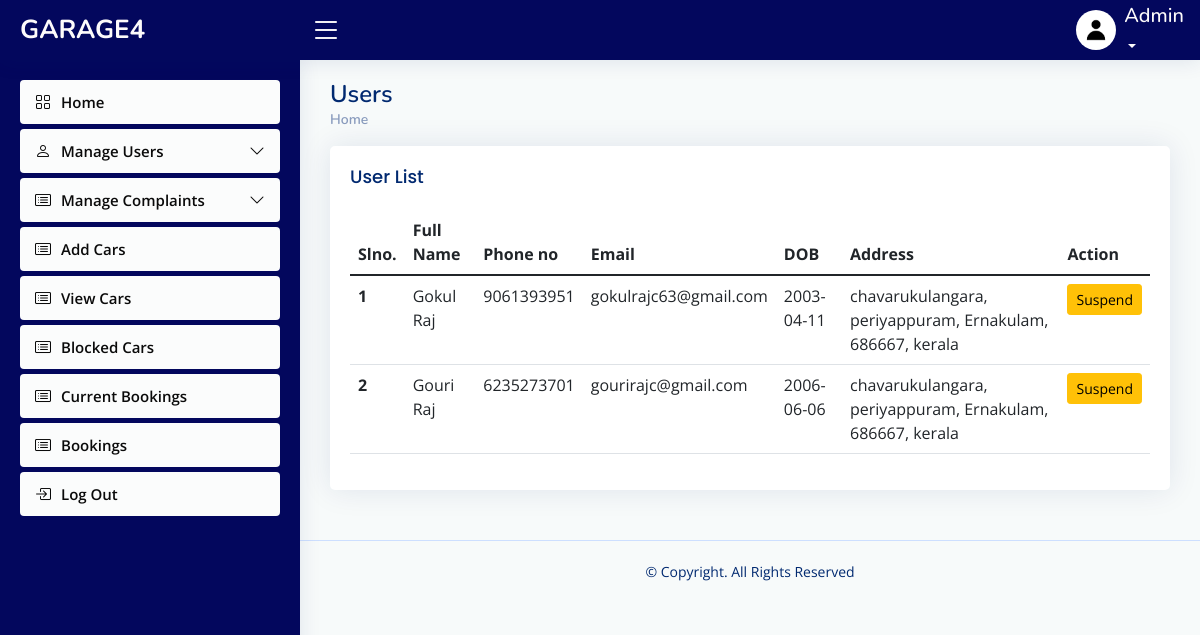
Page /admin/activeuser.php on the committed database.
### tables this page shows
CREATE TABLE `registration` (
  `image` varchar(50) NOT NULL DEFAULT 'default.jpg',
  `first_name` varchar(30) NOT NULL,
  `last_name` varchar(30) NOT NULL,
  `contact` varchar(20) NOT NULL,
  `email_id` varchar(40) NOT NULL,
  `date_of_birth` date NOT NULL,
  `house_name` varchar(30) NOT NULL,
  `street_name` varchar(30) NOT NULL,
  `district` varchar(20) NOT NULL,
  `pincode` varchar(6) NOT NULL,
  `state` varchar(30) NOT NULL,
  `date_of_join` date NOT NULL
);

### connect.php (called while the page is built, shortened)
<?php
$dbname="garage4";
$conn=mysqli_connect("localhost","root","",$dbname);
function select_data($sql)
{
  global $conn;
  $res = mysqli_query($conn, $sql);
  if ($res)
    return $res;
  else
    return False;
}
?>

### admin/activeuser.php (the view, shortened to what this page needs)
<?php
include("header.php");
?>
<main id="main" class="main">
  <div class="pagetitle">
    <h1>Users</h1>
    <nav>
      <ol class="breadcrumb">
        <li class="breadcrumb-item"><a href="activeuser.php">Home</a></li>
      </ol>
    </nav>
  </div>
  <section class="section dashboard">
    <div class="row">
      <section class="section">
        <div class="row">
          <div class="col-lg-12">
          <div class="card">
          <div class="card-body">
            <h5 class="card-title">
              User List
            </h5>
            <table class="table datatable">
              <thead>
                <tr>
                  <th scope="col">Slno.</th>
                  <th scope="col">Full Name</th>
                  <th scope="col">Phone no</th>
                  <th scope="col">Email</th>
                  <th scope="col">DOB</th>
                  <th scope="col">Address</th>
                 <th scope="col">Action</th>
                </tr>
              </thead>
              <tbody>
                <?php
                $sql = "SELECT * FROM `registration` WHERE email_id IN (SELECT email_id FROM `login` WHERE user_status = 1)";
                $data = select_data($sql);
                $n = 1;
                while ($row = mysqli_fetch_assoc($data)) {
                  ?>
                  <tr>
                    <th scope='row'>
                      <?php echo $n++; ?>
                    </th>
                    <td>
                      <?php echo $row['first_name'] . " " . $row['last_name'] ?>
                    </td>
                    <td>
                      <?php echo $row['contact'] ?>
                    </td>
                    <td>
                      <?php echo $row['email_id'] ?>
                    </td>
                    <td>
                      <?php echo $row['date_of_birth'] ?>
                    </td>
                    <td>
                      <?php echo $row['house_name'] ?>,
                      <?php echo $row['street_name'] ?>,
                      <?php echo $row['district'] ?>,
                      <?php echo $row['pincode'] ?>,
                      <?php echo $row['state'] ?>
                    </td>
                    <td>
                      <div class="btn-group">
                        <a href="php/verifyuser.php?email=<?php echo $row['email_id']; ?>&s=-1" class="btn btn-warning btn-sm">Suspend</a>
                      </div>
                    </td>
                  </tr>
                  <?php
                }
                ?>
              </tbody>
            </table>
          </div>
        </div>
    </div>
    </div>
  </section>
</main>
<?php
include 'footer.php';
?>

### admin/assets/css/styleeee.css (style rules this page uses)
:root { scroll-behavior: smooth; }
body { font-family: "Open Sans", sans-serif; background: #f7fafa; color: #444444; }
a { color: #4154f1; text-decoration: none; }
h1, h2, h3, h4, h5, h6 { font-family: "Nunito", sans-serif; }
#main { margin-top: 60px; padding: 20px 30px; transition: all 0.3s; }
.pagetitle { margin-bottom: 10px; }
.pagetitle h1 { font-size: 24px; margin-bottom: 0; font-weight: 600; color: #012970; }
.card { margin-bottom: 30px; border: none; border-radius: 5px; box-shadow: 0px 0 30px rgba(1, 41, 112, 0.1); }
.card-title { padding: 20px 0 15px 0; font-size: 18px; font-weight: 500; color: #012970; font-family: "Poppins", sans-serif; }
.card-body { padding: 0 20px 20px 20px; }
.breadcrumb { font-size: 14px; font-family: "Nunito", sans-serif; color: #899bbd; font-weight: 600; }
.breadcrumb a { color: #899bbd; transition: 0.3s; }
.breadcrumb .breadcrumb-item::before { color: #899bbd; }
@media (min-width: 1200px) { #main, #footer { margin-left: 300px; } }

### rows in the picture
registration: first_name "Gokul", last_name "Raj", contact "9061393951", email_id "gokulrajc63@gmail.com", date_of_birth "2003-04-11", house_name "chavarukulangara", street_name "periyappuram", district "Ernakulam", pincode "686667", state "kerala"
registration: first_name "Gouri", last_name "Raj", contact "6235273701", email_id "gourirajc@gmail.com", date_of_birth "2006-06-06", house_name "chavarukulangara", street_name "periyappuram", district "Ernakulam", pincode "686667", state "kerala"
